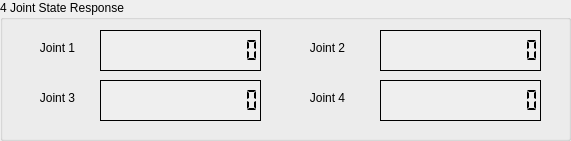
  <widget class="QGroupBox" name="JointStateResponseGroupBox">
   <property name="geometry">
    <rect>
     <x>460</x>
     <y>280</y>
     <width>571</width>
     <height>141</height>
    </rect>
   </property>
   <property name="title">
    <string>4 Joint State Response</string>
   </property>
   <widget class="QLabel" name="Joint1StateResponseLabel">
    <property name="geometry">
     <rect>
      <x>30</x>
      <y>40</y>
      <width>55</width>
      <height>16</height>
     </rect>
    </property>
    <property name="midLineWidth">
     <number>0</number>
    </property>
    <property name="text">
     <string>Joint 1</string>
    </property>
    <property name="alignment">
     <set>Qt::AlignCenter</set>
    </property>
   </widget>
   <widget class="QLabel" name="Joint2StateResponseLabel">
    <property name="geometry">
     <rect>
      <x>300</x>
      <y>40</y>
      <width>55</width>
      <height>16</height>
     </rect>
    </property>
    <property name="midLineWidth">
     <number>0</number>
    </property>
    <property name="text">
     <string>Joint 2</string>
    </property>
    <property name="alignment">
     <set>Qt::AlignCenter</set>
    </property>
   </widget>
   <widget class="QLabel" name="Joint3StateResponseLabel">
    <property name="geometry">
     <rect>
      <x>30</x>
      <y>90</y>
      <width>55</width>
      <height>16</height>
     </rect>
    </property>
    <property name="midLineWidth">
     <number>0</number>
    </property>
    <property name="text">
     <string>Joint 3</string>
    </property>
    <property name="alignment">
     <set>Qt::AlignCenter</set>
    </property>
   </widget>
   <widget class="QLabel" name="Joint4StateResponseLabel">
    <property name="geometry">
     <rect>
      <x>300</x>
      <y>90</y>
      <width>55</width>
      <height>16</height>
     </rect>
    </property>
    <property name="midLineWidth">
     <number>0</number>
    </property>
    <property name="text">
     <string>Joint 4</string>
    </property>
    <property name="alignment">
     <set>Qt::AlignCenter</set>
    </property>
   </widget>
   <widget class="QLCDNumber" name="Joint1LCDNumber">
    <property name="geometry">
     <rect>
      <x>100</x>
      <y>30</y>
      <width>161</width>
      <height>41</height>
     </rect>
    </property>
    <property name="font">
     <font>
      <family>MS Shell Dlg 2</family>
      <pointsize>8</pointsize>
      <weight>50</weight>
      <bold>false</bold>
      <underline>false</underline>
      <strikeout>false</strikeout>
      <kerning>true</kerning>
     </font>
    </property>
    <property name="autoFillBackground">
     <bool>true</bool>
    </property>
    <property name="inputMethodHints">
     <set>Qt::ImhNone</set>
    </property>
    <property name="frameShape">
     <enum>QFrame::Panel</enum>
    </property>
    <property name="frameShadow">
     <enum>QFrame::Plain</enum>
    </property>
    <property name="lineWidth">
     <number>1</number>
    </property>
    <property name="midLineWidth">
     <number>0</number>
    </property>
    <property name="digitCount">
     <number>13</number>
    </property>
    <property name="segmentStyle">
     <enum>QLCDNumber::Flat</enum>
    </property>
    <property name="value" stdset="0">
     <double>0.000000000000000</double>
    </property>
   </widget>
   <widget class="QLCDNumber" name="Joint2LCDNumber">
    <property name="geometry">
     <rect>
      <x>380</x>
      <y>30</y>
      <width>161</width>
      <height>41</height>
     </rect>
    </property>
    <property name="font">
     <font>
      <family>MS Shell Dlg 2</family>
      <pointsize>8</pointsize>
      <weight>50</weight>
      <bold>false</bold>
      <underline>false</underline>
      <strikeout>false</strikeout>
      <kerning>true</kerning>
     </font>
    </property>
    <property name="autoFillBackground">
     <bool>true</bool>
    </property>
    <property name="inputMethodHints">
     <set>Qt::ImhNone</set>
    </property>
    <property name="frameShape">
     <enum>QFrame::Panel</enum>
    </property>
    <property name="frameShadow">
     <enum>QFrame::Plain</enum>
    </property>
    <property name="lineWidth">
     <number>1</number>
    </property>
    <property name="midLineWidth">
     <number>0</number>
    </property>
    <property name="digitCount">
     <number>13</number>
    </property>
    <property name="segmentStyle">
     <enum>QLCDNumber::Flat</enum>
    </property>
    <property name="value" stdset="0">
     <double>0.000000000000000</double>
    </property>
   </widget>
   <widget class="QLCDNumber" name="Joint3LCDNumber">
    <property name="geometry">
     <rect>
      <x>100</x>
      <y>80</y>
      <width>161</width>
      <height>41</height>
     </rect>
    </property>
    <property name="font">
     <font>
      <family>MS Shell Dlg 2</family>
      <pointsize>8</pointsize>
      <weight>50</weight>
      <bold>false</bold>
      <underline>false</underline>
      <strikeout>false</strikeout>
      <kerning>true</kerning>
     </font>
    </property>
    <property name="autoFillBackground">
     <bool>true</bool>
    </property>
    <property name="inputMethodHints">
     <set>Qt::ImhNone</set>
    </property>
    <property name="frameShape">
     <enum>QFrame::Panel</enum>
    </property>
    <property name="frameShadow">
     <enum>QFrame::Plain</enum>
    </property>
    <property name="lineWidth">
     <number>1</number>
    </property>
    <property name="midLineWidth">
     <number>0</number>
    </property>
    <property name="digitCount">
     <number>13</number>
    </property>
    <property name="segmentStyle">
     <enum>QLCDNumber::Flat</enum>
    </property>
    <property name="value" stdset="0">
     <double>0.000000000000000</double>
    </property>
   </widget>
   <widget class="QLCDNumber" name="Joint4LCDNumber">
    <property name="geometry">
     <rect>
      <x>380</x>
      <y>80</y>
      <width>161</width>
      <height>41</height>
     </rect>
    </property>
    <property name="font">
     <font>
      <family>MS Shell Dlg 2</family>
      <pointsize>8</pointsize>
      <weight>50</weight>
      <bold>false</bold>
      <underline>false</underline>
      <strikeout>false</strikeout>
      <kerning>true</kerning>
     </font>
    </property>
    <property name="autoFillBackground">
     <bool>true</bool>
    </property>
    <property name="inputMethodHints">
     <set>Qt::ImhNone</set>
    </property>
    <property name="frameShape">
     <enum>QFrame::Panel</enum>
    </property>
    <property name="frameShadow">
     <enum>QFrame::Plain</enum>
    </property>
    <property name="lineWidth">
     <number>1</number>
    </property>
    <property name="midLineWidth">
     <number>0</number>
    </property>
    <property name="digitCount">
     <number>13</number>
    </property>
    <property name="segmentStyle">
     <enum>QLCDNumber::Flat</enum>
    </property>
    <property name="value" stdset="0">
     <double>0.000000000000000</double>
    </property>
   </widget>
  </widget>
